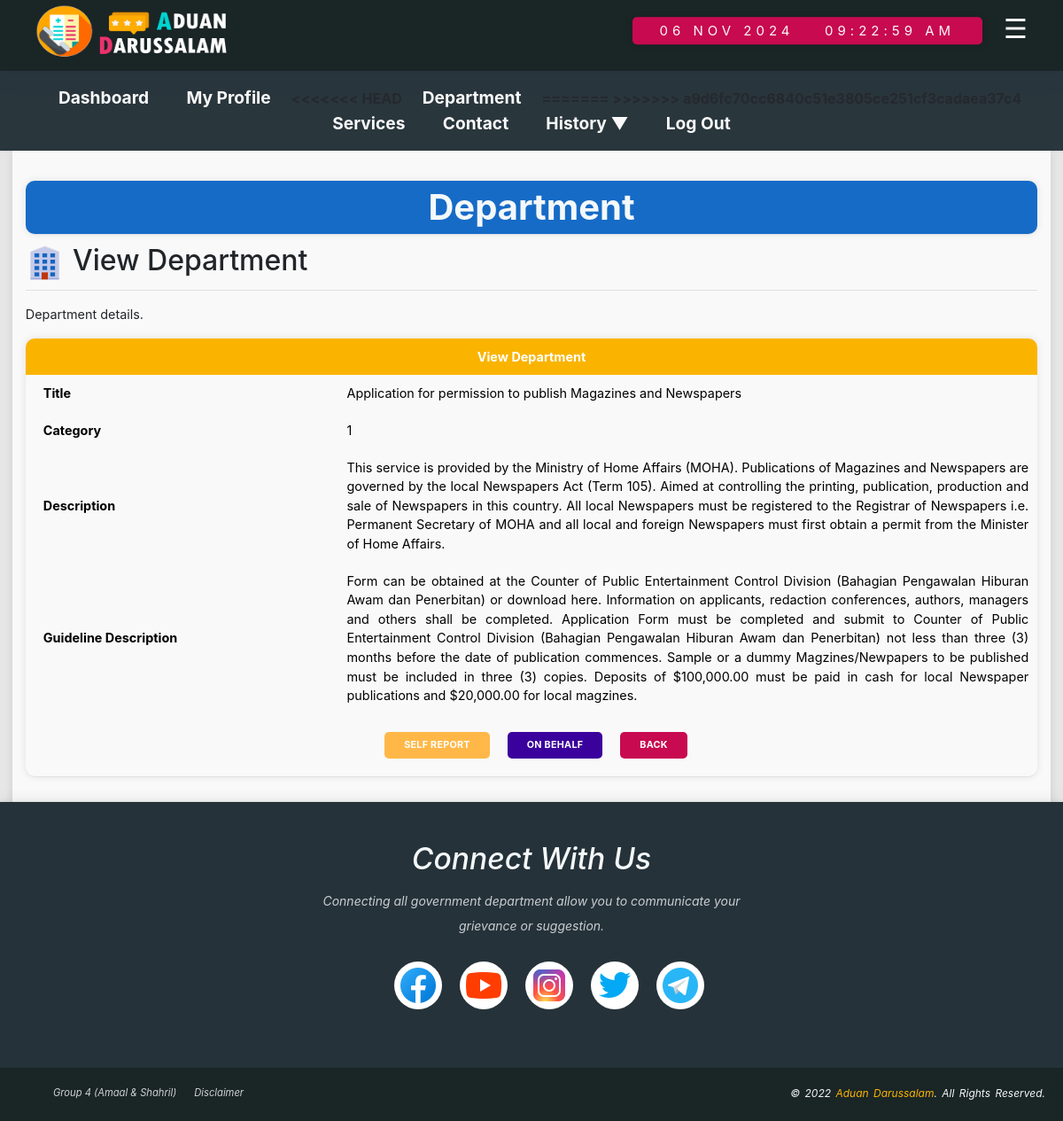
Before: /citizen-viewdeptlist.php?listID=1&citizenIC=01082691&role=citizen (signed in) with the older database file.
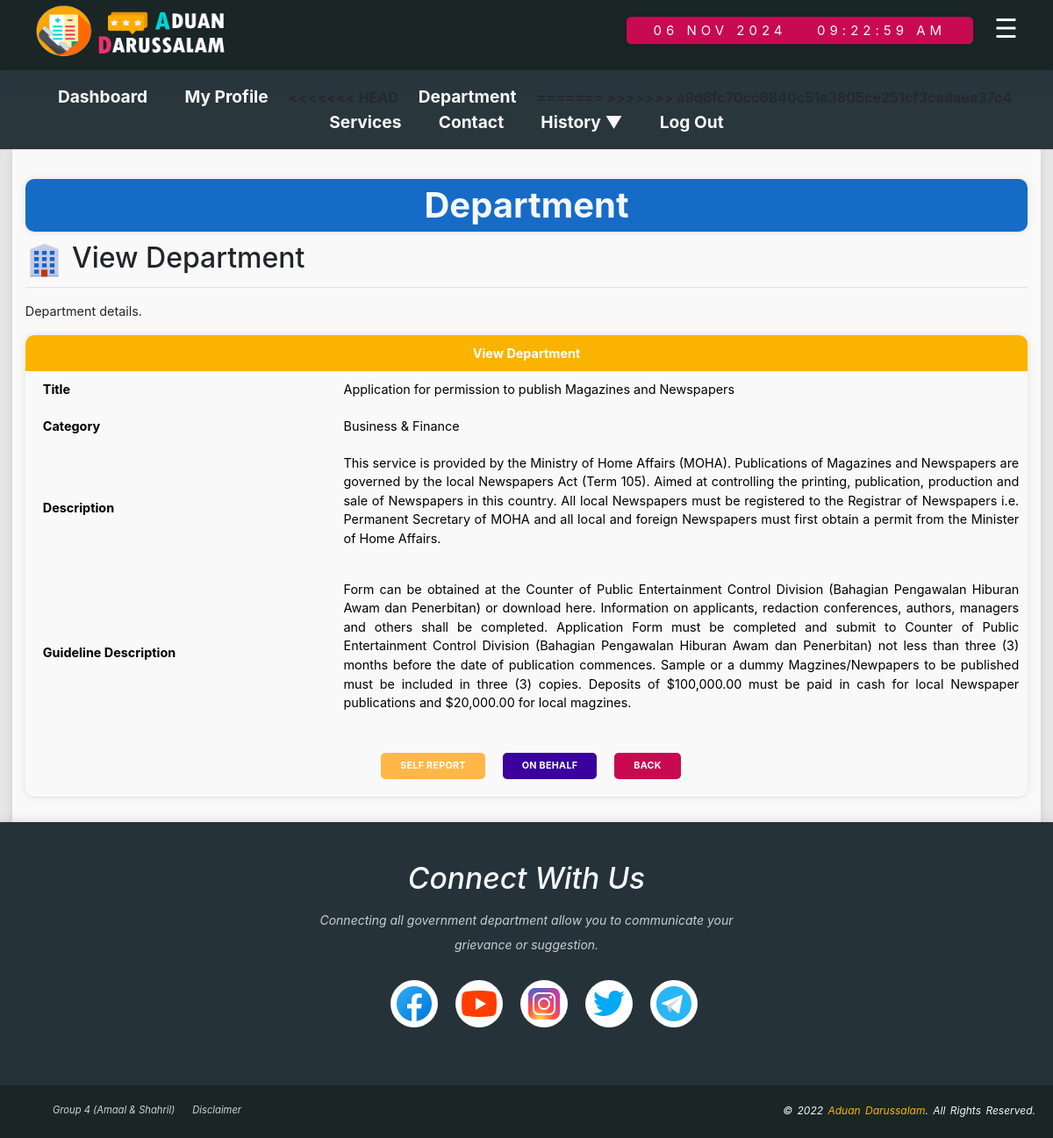
After: the same page with the newer database file.
### tables this page shows
CREATE TABLE `service_list` (
  `listID` int(11) NOT NULL,
  `listTitle` varchar(100) NOT NULL,
  `listCategory` varchar(100) NOT NULL,
  `listDesc` varchar(5000) NOT NULL,
  `listGuideline` varchar(5000) NOT NULL
);

### side.php (called while the page is built, shortened)
<?php
	if(isset($_GET['role'])){
		$role=$_GET['role'];
		if($role=="admin"){
			$adminEmail=$_GET['adminEmail'];
			echo"
			<a href='admin-index.php?adminEmail=".$adminEmail."&role=".$role."'><img src='icon/icons8-home-48.png' class='side-nav-icon' />Dashboard</a>
			<a href='#' class='sidenavdropdown-btn'><img src='icon/icons8-setting-64.png' class='side-nav-icon' />Management <i class='arrowdown'>&#9660</i></a>
			<div class='dropdown-sidenav'>
				<a href='admin-slideshowlist.php?adminEmail=".$adminEmail."&role=".$role."'><img src='icon/icons8-slideshow-64.png' class='side-nav-icon' />Slideshow</a>
				<a href='admin-departmentlist.php?adminEmail=".$adminEmail."&role=".$role."'><img src='icon/icons8-department-48.png' class='side-nav-icon' />Department</a>
				<a href='admin-servicelist.php?adminEmail=".$adminEmail."&role=".$role."'><img src='icon/icons8-services-64.png' class='side-nav-icon' />Services</a>
			</div>
			<a href='#' class='sidenavdropdown-btn'><img src='icon/icons8-management-96.png' class='side-nav-icon' />User <i class='arrowdown'>&#9660</i></a>
			<div class='dropdown-sidenav'>
				<a href='admin-stafflist.php?adminEmail=".$adminEmail."&role=".$role."'><img src='icon/icons8-staff-96.png' class='side-nav-icon' />Staff</a>
				<a href='admin-citizenlist.php?adminEmail=".$adminEmail."&role=".$role."'><img src='icon/icons8-citizen-64.png' class='side-nav-icon' />Citizen</a>
			</div>
			<a href='#' class='sidenavdropdown-btn'><img src='icon/icons8-suggestion-64.png' class='side-nav-icon' />Complaint <i class='arrowdown'>&#9660</i></a>
			<div class='dropdown-sidenav'>
				<a href='admin-complaintlist-selfreport.php?adminEmail=".$adminEmail."&role=".$role."'><img src='icon/icons8-complain-64.png' class='side-nav-icon' />Self-report</a>
				<a href='admin-complaintlist-onbehalf.php?adminEmail=".$adminEmail."&role=".$role."'><img src='icon/icons8-complain-64-1.png' class='side-nav-icon' />On behalf</a>
			</div>
			<a href='admin-feedbacklist.php?adminEmail=".$adminEmail."&role=".$role."'><img src='icon/icons8-feedback-96.png' class='side-nav-icon' />Feedback</a>
			<a href='logout-admin.php?adminEmail=".$adminEmail."&role=".$role."'><img src='icon/icons8-logout-96.png' class='side-nav-icon' />Log Out</a>
			";
		}else{
			$citizenIC=$_GET['citizenIC'];
		}
	}
?>

### connection.php (called while the page is built)
<?php
	function dbconn(){
		try {
			$host = "localhost";
			$dbname = "citizenportaldb";
			$username = "admin";
			$password = '1234';
			$dsn = "mysql:host=".$host.";dbname=".$dbname."";
			$connection = new PDO($dsn, $username, $password);
			$connection->setAttribute(PDO::ATTR_ERRMODE, PDO::ERRMODE_EXCEPTION);
			return $connection;
		}catch(PDOException $e){
			echo $e->getMessage();
			echo $e->getLine();
			echo $e->getTrace();
		}
	}
?>

### citizen-viewdeptlist.php (the view, shortened to what the changed rows need)
<!DOCTYPE html>
	<html lang="en">
	<head>
		<link rel="stylesheet" href="style.css">
		<link rel="stylesheet" type="text/css" href="vendor/bootstrap/css/bootstrap.min.css">
		<link rel="stylesheet" type="text/css" href="vendor/animate/animate.css">
		<link rel="stylesheet" type="text/css" href="vendor/select2/select2.min.css">
		<link rel="stylesheet" type="text/css" href="vendor/daterangepicker/daterangepicker.css">
		<link rel="stylesheet" type="text/css" href="vendor/slick/slick.css">
		<link rel="stylesheet" type="text/css" href="vendor/lightbox2/css/lightbox.min.css">
	</head>
	<body>
			<div id="wrapper">
				<?php
					include 'header_bar.php';
				?>
					<?php
						include 'side.php';
					?>
				<main>
					<div class="main-container">
						<div>
							<h1 class="title-container">Department</h1>
							<h2 class='statbox-title-h2'>View Department</h2>
							<div class="task-container">
								<?php
										$listID=$_GET['listID'];
										include 'connection.php';
										$serviceDeptquery = dbConn()->prepare("SELECT * FROM service_list WHERE listID='$listID'");
										$serviceDeptquery->execute();
										$serviceDeptlists = $serviceDeptquery->fetchAll(PDO::FETCH_OBJ);
										foreach($serviceDeptlists as $serviceDeptlist){
											$listID = $serviceDeptlist->listID;
											$listTitle = $serviceDeptlist->listTitle;
											$listCategory = $serviceDeptlist->listCategory;
											$listDesc = $serviceDeptlist->listDesc;
											$listGuideline = $serviceDeptlist->listGuideline;
										echo "
											<p>Department details.</p>
											<form>
												<table id='formtable'>
													<tr>
														<th colspan='2'>View Department</th>
													</tr>
													<tr>
														<td width='30%'><b>Title</b></td>
														<td>$listTitle</td>
													</tr>
													<tr>
														<td><b>Category</b></td>
														<td>$listCategory</td>
													</tr>
													<tr>
														<td><b>Description</b></td>
														<td>$listDesc</td>
													</tr>
													<tr>
														<td><b>Guideline Description</b></td>
														<td>$listGuideline</td>
													</tr>
													<tr>
														<td style='border:none;' colspan='2'  id='buttonrow'>
															<center>";
																echo"<a href='citizen-lodgecomplain.php?listID=".$listID."&citizenIC=".$citizenIC."&role=".$role."'><input id='selfreportBtn' class='button' type='button' name='back' value='Self Report'></a>";
																echo"<a href='citizen-lodgecomplainbehalf.php?listID=".$listID."&citizenIC=".$citizenIC."&role=".$role."'><input id='onbehalfBtn' class='button' type='button' name='back' value='On Behalf'></a>";
																echo"<input id='backBtn' class='button' type='button' name='back' value='Back' onclick='goBack()'>
															</center>
														</td>
													</tr>
												</table>
											</form>
										";
									}
								?>
							</div>
						</div>
					</div>
				</main>
			</div>
	</body>
</html>

Changed rows visible on the page:
changed service_list "Application for permission to publish Magazines and Newspapers": listCategory "1" → "Business & Finance"
